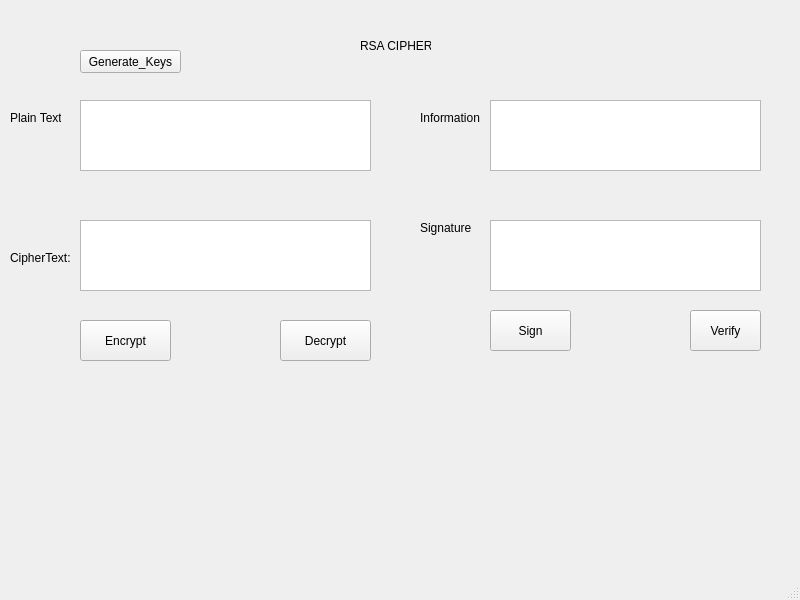
<?xml version="1.0" encoding="UTF-8"?>
<ui version="4.0">
 <class>MainWindow</class>
 <widget class="QMainWindow" name="MainWindow">
  <property name="geometry">
   <rect>
    <x>0</x>
    <y>0</y>
    <width>800</width>
    <height>600</height>
   </rect>
  </property>
  <property name="windowTitle">
   <string>MainWindow</string>
  </property>
  <widget class="QWidget" name="centralwidget">
   <widget class="QLabel" name="label">
    <property name="geometry">
     <rect>
      <x>360</x>
      <y>30</y>
      <width>71</width>
      <height>31</height>
     </rect>
    </property>
    <property name="text">
     <string>RSA CIPHER</string>
    </property>
   </widget>
   <widget class="QTextEdit" name="txt_plain_text">
    <property name="geometry">
     <rect>
      <x>80</x>
      <y>100</y>
      <width>291</width>
      <height>71</height>
     </rect>
    </property>
   </widget>
   <widget class="QTextEdit" name="txt_cipher_text">
    <property name="geometry">
     <rect>
      <x>80</x>
      <y>220</y>
      <width>291</width>
      <height>71</height>
     </rect>
    </property>
   </widget>
   <widget class="QTextEdit" name="txt_info">
    <property name="geometry">
     <rect>
      <x>490</x>
      <y>100</y>
      <width>271</width>
      <height>71</height>
     </rect>
    </property>
   </widget>
   <widget class="QTextEdit" name="txt_sign">
    <property name="geometry">
     <rect>
      <x>490</x>
      <y>220</y>
      <width>271</width>
      <height>71</height>
     </rect>
    </property>
   </widget>
   <widget class="QLabel" name="label_2">
    <property name="geometry">
     <rect>
      <x>10</x>
      <y>110</y>
      <width>51</width>
      <height>16</height>
     </rect>
    </property>
    <property name="text">
     <string>Plain Text:</string>
    </property>
   </widget>
   <widget class="QLabel" name="label_3">
    <property name="geometry">
     <rect>
      <x>10</x>
      <y>250</y>
      <width>61</width>
      <height>16</height>
     </rect>
    </property>
    <property name="text">
     <string>CipherText:</string>
    </property>
   </widget>
   <widget class="QLabel" name="label_4">
    <property name="geometry">
     <rect>
      <x>420</x>
      <y>110</y>
      <width>61</width>
      <height>16</height>
     </rect>
    </property>
    <property name="text">
     <string>Information</string>
    </property>
   </widget>
   <widget class="QLabel" name="label_5">
    <property name="geometry">
     <rect>
      <x>420</x>
      <y>220</y>
      <width>51</width>
      <height>16</height>
     </rect>
    </property>
    <property name="text">
     <string>Signature:</string>
    </property>
   </widget>
   <widget class="QPushButton" name="Encrypt">
    <property name="geometry">
     <rect>
      <x>80</x>
      <y>320</y>
      <width>91</width>
      <height>41</height>
     </rect>
    </property>
    <property name="text">
     <string>Encrypt</string>
    </property>
   </widget>
   <widget class="QPushButton" name="Decrypt">
    <property name="geometry">
     <rect>
      <x>280</x>
      <y>320</y>
      <width>91</width>
      <height>41</height>
     </rect>
    </property>
    <property name="text">
     <string>Decrypt</string>
    </property>
   </widget>
   <widget class="QPushButton" name="sign">
    <property name="geometry">
     <rect>
      <x>490</x>
      <y>310</y>
      <width>81</width>
      <height>41</height>
     </rect>
    </property>
    <property name="text">
     <string>Sign</string>
    </property>
   </widget>
   <widget class="QPushButton" name="verify">
    <property name="geometry">
     <rect>
      <x>690</x>
      <y>310</y>
      <width>71</width>
      <height>41</height>
     </rect>
    </property>
    <property name="text">
     <string>Verify</string>
    </property>
   </widget>
   <widget class="QPushButton" name="Generate_Keys">
    <property name="geometry">
     <rect>
      <x>80</x>
      <y>50</y>
      <width>101</width>
      <height>23</height>
     </rect>
    </property>
    <property name="text">
     <string>Generate_Keys</string>
    </property>
   </widget>
  </widget>
  <widget class="QMenuBar" name="menubar">
   <property name="geometry">
    <rect>
     <x>0</x>
     <y>0</y>
     <width>800</width>
     <height>21</height>
    </rect>
   </property>
  </widget>
  <widget class="QStatusBar" name="statusbar"/>
 </widget>
 <resources/>
 <connections/>
</ui>
